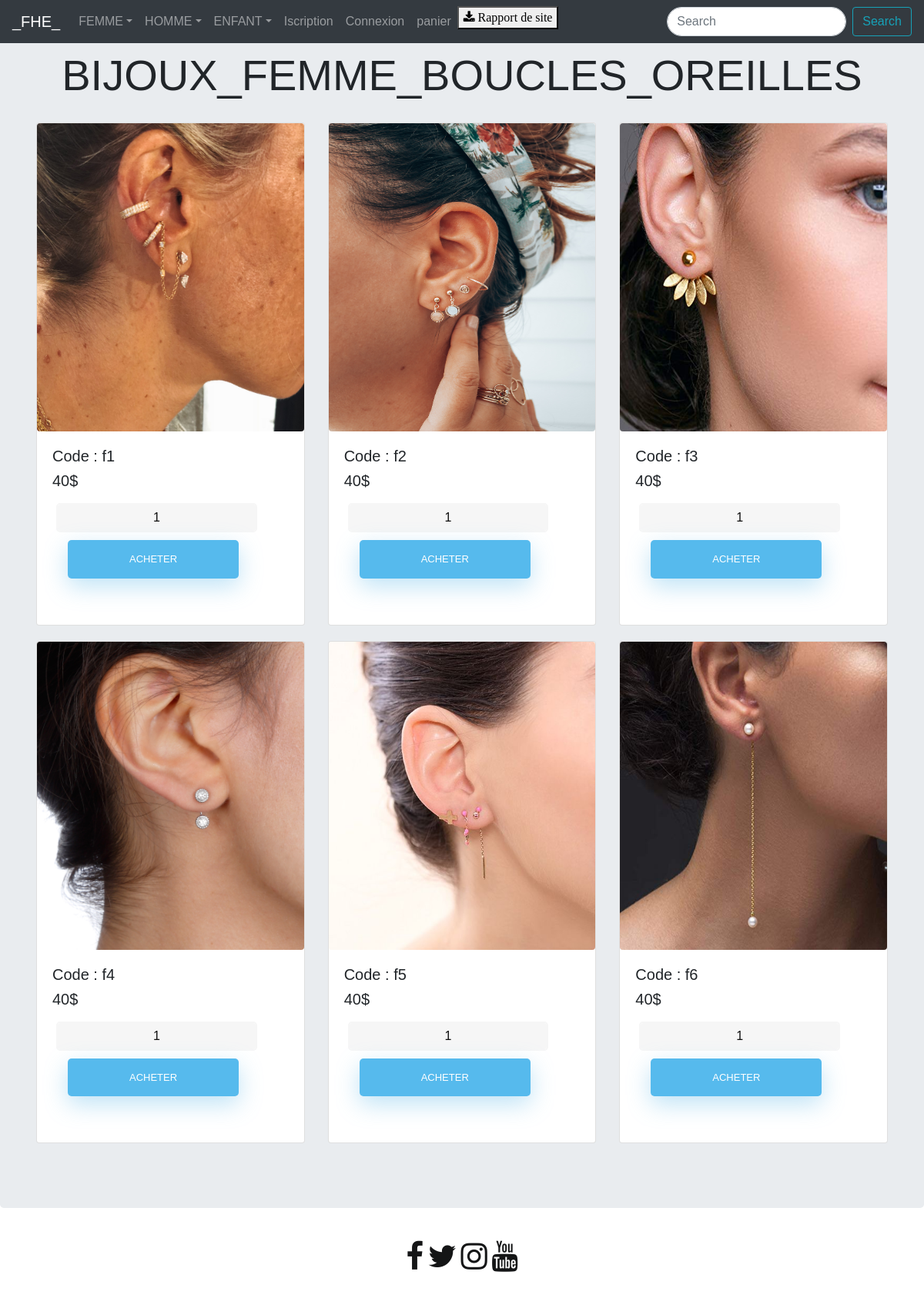
The app's page /boucles_oreillesF.php with its own data.
### tables this page shows
CREATE TABLE `product` (
  `id` int(11) NOT NULL,
  `pname` varchar(255) DEFAULT NULL,
  `image` varchar(255) DEFAULT NULL,
  `price` double DEFAULT NULL
);

### boucles_oreillesF.php (the view, shortened to what this page needs)
<!doctype html>
<html lang="en">
<head>
    <link rel="stylesheet" href="https://stackpath.bootstrapcdn.com/bootstrap/4.3.1/css/bootstrap.min.css"
>
    <link rel="stylesheet" href="https://cdnjs.cloudflare.com/ajax/libs/font-awesome/4.7.0/css/font-awesome.min.css">
    <link rel="stylesheet" type="text/css" href="ACCUEIL.css">
</head>
<body>
    <div class="jumbotron">
        <div class="container-fluid padding">
            <div class="row welcome text-center">
                <div class="col-12 ">
                    <h1 class="display-4">BIJOUX_FEMME_BOUCLES_OREILLES</h1>
                </div>
            </div>
        </div>
        <div class="container-fluid padding">
            <div class="row">
                <div class="col-md-4 col-xs-4 col-sm-3 col-md-2">
                    <div class="card">
                         <?php
          $conn = mysqli_connect("localhost","id13014500_root","chaimaelmejgari","id13014500_ex_db");
          $query = "SELECT * FROM product where id=42 ";
            $result = mysqli_query($conn,$query);
            if(mysqli_num_rows($result) > 0) {
                while ($row = mysqli_fetch_array($result)) { ?>
                        <form method="post" action="cart.php?action=add&id=<?php echo $row["id"]; ?>">
                                 <img src="<?php echo $row["image"]; ?>" class="card-img-top rounded mx-auto d-block">
                                <div class="card-body">
                                <h5 class="card-text"><?php echo $row["pname"]; ?></h5>
                                <h5 class="card-title"><?php echo $row["price"]; ?>$</h5>
                                <input type="text" name="quantity" class="form-control" value="1">
                                <input class="btn btn-outline-secondary" type="submit" name="add"
                                       value="acheter">
                                       </div>
                        </form>
                    <?php
                }
            }
        ?>
                    </div>
                </div>
                <div class="col-md-4 col-xs-4 col-sm-3 col-md-2">
                    <div class="card">
                         <?php
          $conn = mysqli_connect("localhost","id13014500_root","chaimaelmejgari","id13014500_ex_db");
          $query = "SELECT * FROM product where id=43 ";
            $result = mysqli_query($conn,$query);
            if(mysqli_num_rows($result) > 0) {
                while ($row = mysqli_fetch_array($result)) { ?>
                        <form method="post" action="cart.php?action=add&id=<?php echo $row["id"]; ?>">
                                 <img src="<?php echo $row["image"]; ?>" class="card-img-top rounded mx-auto d-block">
                                <div class="card-body">
                                <h5 class="card-text"><?php echo $row["pname"]; ?></h5>
                                <h5 class="card-title"><?php echo $row["price"]; ?>$</h5>
                                <input type="text" name="quantity" class="form-control" value="1">
                                <input class="btn btn-outline-secondary" type="submit" name="add"
                                       value="acheter">
                                       </div>
                        </form>
                    <?php
                }
            }
        ?>
                    </div>
                </div>
                <div class="col-md-4 col-xs-4 col-sm-3 col-md-2 ">
                    <div class="card">
                         <?php
          $conn = mysqli_connect("localhost","id13014500_root","chaimaelmejgari","id13014500_ex_db");
          $query = "SELECT * FROM product where id=44 ";
            $result = mysqli_query($conn,$query);
            if(mysqli_num_rows($result) > 0) {
                while ($row = mysqli_fetch_array($result)) { ?>
                        <form method="post" action="cart.php?action=add&id=<?php echo $row["id"]; ?>">
                                 <img src="<?php echo $row["image"]; ?>" class="card-img-top rounded mx-auto d-block">
                                <div class="card-body">
                                <h5 class="card-text"><?php echo $row["pname"]; ?></h5>
                                <h5 class="card-title"><?php echo $row["price"]; ?>$</h5>
                                <input type="text" name="quantity" class="form-control" value="1">
                                <input class="btn btn-outline-secondary" type="submit" name="add"
                                       value="acheter">
                                       </div>
                        </form>
                    <?php
                }
            }
        ?>
                    </div>
                </div>
            </div>
        </div>
        <div class="container-fluid padding">
            <div class="row">
                <div class="col-md-4 col-xs-4 col-sm-3 col-md-2">
                    <div class="card">
                         <?php
          $conn = mysqli_connect("localhost","id13014500_root","chaimaelmejgari","id13014500_ex_db");
          $query = "SELECT * FROM product where id=45 ";
            $result = mysqli_query($conn,$query);
            if(mysqli_num_rows($result) > 0) {
                while ($row = mysqli_fetch_array($result)) { ?>
                        <form method="post" action="cart.php?action=add&id=<?php echo $row["id"]; ?>">
                                 <img src="<?php echo $row["image"]; ?>" class="card-img-top rounded mx-auto d-block">
                                <div class="card-body">
                                <h5 class="card-text"><?php echo $row["pname"]; ?></h5>
                                <h5 class="card-title"><?php echo $row["price"]; ?>$</h5>
                                <input type="text" name="quantity" class="form-control" value="1">
                                <input class="btn btn-outline-secondary" type="submit" name="add"
                                       value="acheter">
                                       </div>
                        </form>
                    <?php
                }
            }
        ?>
                    </div>
                </div>
                <div class="col-md-4 col-xs-4 col-sm-3 col-md-2">
                    <div class="card">
                         <?php
          $conn = mysqli_connect("localhost","id13014500_root","chaimaelmejgari","id13014500_ex_db");
          $query = "SELECT * FROM product where id=46 ";
            $result = mysqli_query($conn,$query);
            if(mysqli_num_rows($result) > 0) {
                while ($row = mysqli_fetch_array($result)) { ?>
                        <form method="post" action="cart.php?action=add&id=<?php echo $row["id"]; ?>">
                                 <img src="<?php echo $row["image"]; ?>" class="card-img-top rounded mx-auto d-block">
                                <div class="card-body">
                                <h5 class="card-text"><?php echo $row["pname"]; ?></h5>
                                <h5 class="card-title"><?php echo $row["price"]; ?>$</h5>
                                <input type="text" name="quantity" class="form-control" value="1">
                                <input class="btn btn-outline-secondary" type="submit" name="add"
                                       value="acheter">
                                       </div>
                        </form>
                    <?php
                }
            }
        ?>
                    </div>
                </div>
                <div class="col-md-4 col-xs-4 col-sm-3 col-md-2 ">
                    <div class="card">
                         <?php
          $conn = mysqli_connect("localhost","id13014500_root","chaimaelmejgari","id13014500_ex_db");
          $query = "SELECT * FROM product where id=47 ";
            $result = mysqli_query($conn,$query);
            if(mysqli_num_rows($result) > 0) {
                while ($row = mysqli_fetch_array($result)) { ?>
                        <form method="post" action="cart.php?action=add&id=<?php echo $row["id"]; ?>">
                                 <img src="<?php echo $row["image"]; ?>" class="card-img-top rounded mx-auto d-block">
                                <div class="card-body">
                                <h5 class="card-text"><?php echo $row["pname"]; ?></h5>
                                <h5 class="card-title"><?php echo $row["price"]; ?>$</h5>
                                <input type="text" name="quantity" class="form-control" value="1">
                                <input class="btn btn-outline-secondary" type="submit" name="add"
                                       value="acheter">
                                       </div>
                        </form>
                    <?php
                }
            }
        ?>
                    </div>
                </div>
            </div>
        </div>
    </div>
 <?php
    include("menu/menu.php")
    ?>
</body>
</html>

### ACCUEIL.css (style rules this page uses)
[class*="col"] { margin-bottom: 20px; }
img { width: 100%; height: 400px; }
html { background-color: #ffffff; }
body { font-family: "Poppins", sans-serif; height: 100vh; }
input[type=button], input[type=submit], input[type=reset] { background-color: #56baed; border: none; color: white; padding: 15px 80px; text-align: center; text-decoration: none; display: inline-block; text-transform: uppercase; font-size: 13px; -webkit-box-shadow: 0 10px 30px 0 rgba(95,186,233,0.4); box-shadow: 0 10px 30px 0 rgba(95,186,233,0.4); -webkit-border-radius: 5px 5px 5px 5px; border-radius: 5px 5px 5px 5px; margin: 5px 20px 40px 20px; -webkit-transition: all 0.3s ease-in-out; -moz-transition: all 0.3s ease-in-out; -ms-transition: all 0.3s ease-in-out; -o-transition: all 0.3s ease-in-out; transition: all 0.3s ease-in-out; }
input[type=text] { background-color: #f6f6f6; border: none; color: #0d0d0d; padding: 15px 32px; text-align: center; text-decoration: none; display: inline-block; font-size: 16px; margin: 5px; width: 85%; border: 2px solid #f6f6f6; -webkit-transition: all 0.5s ease-in-out; -moz-transition: all 0.5s ease-in-out; -ms-transition: all 0.5s ease-in-out; -o-transition: all 0.5s ease-in-out; transition: all 0.5s ease-in-out; -webkit-border-radius: 5px 5px 5px 5px; border-radius: 5px 5px 5px 5px; }
input[type=text]:placeholder { color: #cccccc; }
.form-control { border-radius:1.5rem; }

### records on screen
product: image (picture), pname "Code : f1", price "40"
product: image (picture), pname "Code : f2", price "40"
product: image (picture), pname "Code : f3", price "40"
product: image (picture), pname "Code : f4", price "40"
product: image (picture), pname "Code : f5", price "40"
product: image (picture), pname "Code : f6", price "40"
